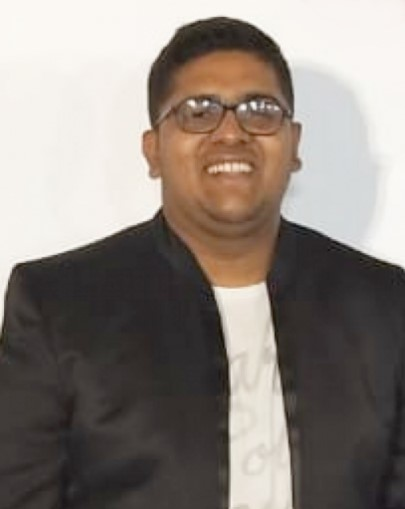
#> input picture Resources/yusuf.jpg, 405 x 509 px
$ python Resizing_cropping.py
#> lines starting #> are read from the running program, lines starting #| are printed output that depends on the picture
import cv2


img = cv2.imread("Resources/yusuf.jpg")
#> img is the input picture: shape (509, 405, 3); mean B, G, R 124.7, 131.2, 139.8
print(img.shape)
#| (509, 405, 3)

imgResize = cv2.resize(img,(1000,500))
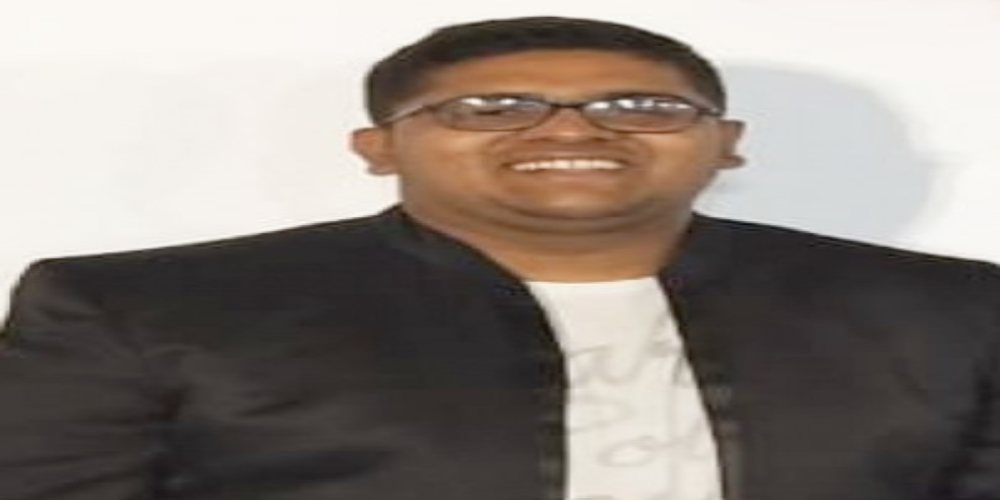
#> imgResize: shape (500, 1000, 3); mean B, G, R 124.6, 131.1, 139.8
imgCropped = img[0:200,200:500]
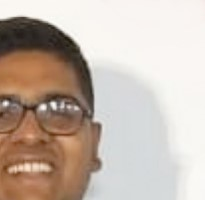
#> imgCropped: shape (200, 205, 3); mean B, G, R 171.3, 182.3, 196.9
cv2.imshow("IMAGE",img)

#cv2.imshow("IMAGE",imgResize)
#cv2.waitKey(1000)


cv2.imshow("IMAGE Cropped",imgCropped)
cv2.waitKey(0)
